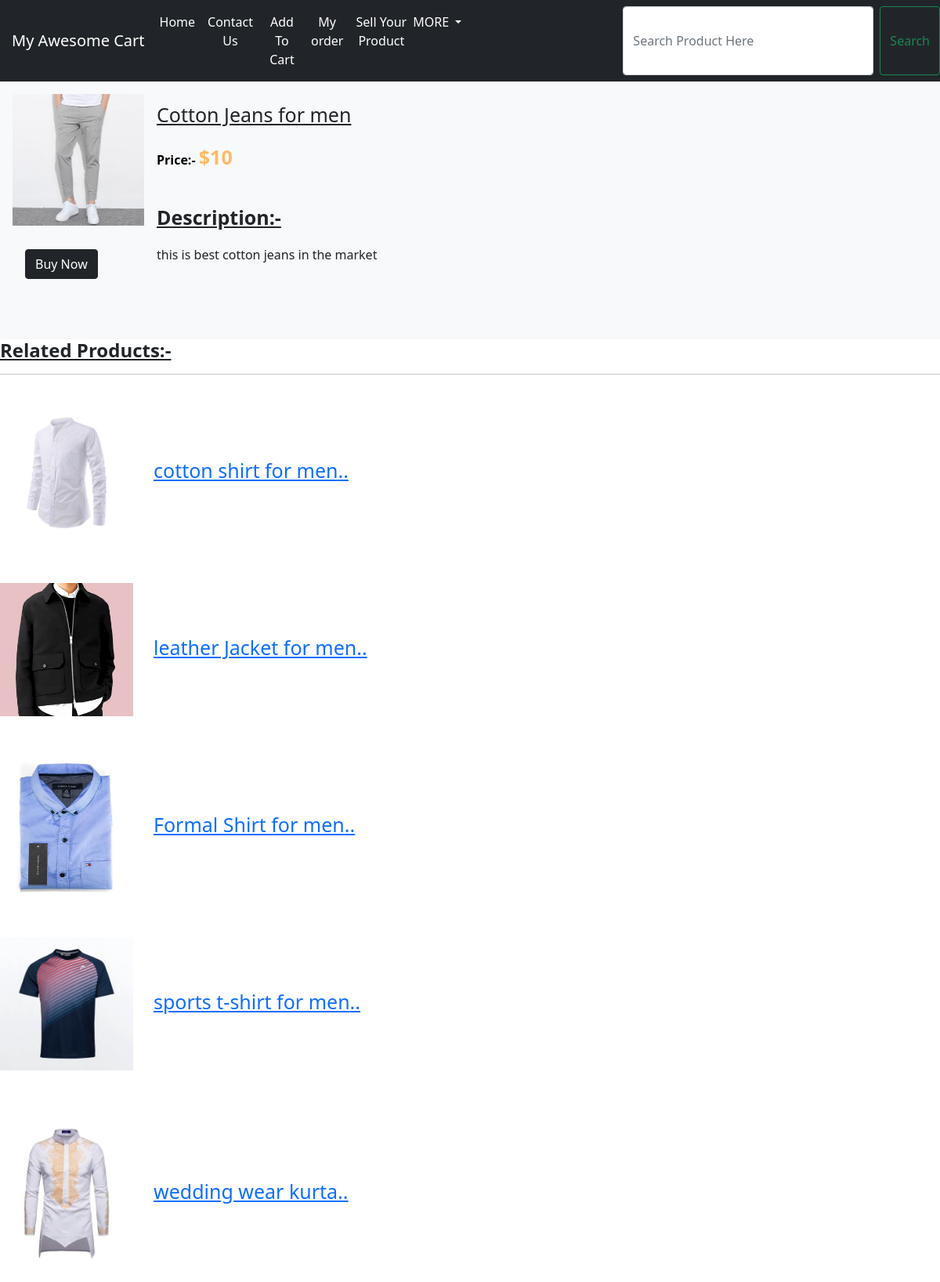
Screenshot of /shop/productview/24 with the database file from the repository.
### shop/models.py (models this page shows, shortened)
class Product(models.Model):
    product_id=models.AutoField
    product_name=models.CharField(max_length=150)
    category=models.CharField(max_length=30, default="")
    subcategory=models.CharField(max_length=50, default="")
    price=models.CharField(max_length=10, default="0")
    des=models.CharField(max_length=10000)
    admin_id=models.IntegerField(default="")
    image=models.ImageField(upload_to="shop/images")

### shop/views.py (the view, shortened to what this page needs)
# urls.py: path("productview/<int:myid>", views.prodview,        name="ProductView"),
def prodview(request, myid):
    product = Product.objects.filter(id=myid)
    prod=Product.objects.all()
    return render(request,'shop/prodview.html', {'product':product[0],'prod':prod})

### templates/shop/prodview.html (shortened to what this page needs)
{% extends 'shop/basic.html' %}
{% block body %}
<div class="row g-0 bg-light position-relative">
  <div class="col-md-2 mb-md-0 p-md-3">
    <img src="/media/{{product.image}}" class="w-100" alt="...">
    <a href="/shop/order/{{product.id}}"><button class="btn btn-dark mx-3" id="butt">Buy Now</button></a>
  </div>
  <div class="col-md-6 p-4 ps-md-0">
    <p class="mt-0" style="font-size:25px;"><u>{{product.product_name}}</u></p>
    <p><span style="color: #000000;"><b>Price:-</b><strong> <span style="color: #FFBA67;font-size:25px;">${{product.price}}</span></strong></span></p>
    <br>
    <p id ="des"><b><u>Description:-</u></b></p>{{product.des|safe}}
<br>
<br>
<br>
<br>
</div>
</div>
<h4><b><u>Related Products:-</b></u></h4>
<hr></hr>
    {% for prod in prod %}
    {% if prod.category == product.category and prod.product_name != product.product_name %}
    <h3><a href="/shop/productview/{{prod.id}}"><img src="/media/{{prod.image}}" width="170px"height="170px" id="img"></a>&nbsp;&nbsp;&nbsp;&nbsp;<a href="/shop/productview/{{prod.id}}">{{prod.product_name|slice:"0:22"}}..</a></img></h3><br>
    {% else %}
    <p></p>
      {% endif %}
      {% endfor %}
{% endblock %}

### templates/shop/basic.html (style rules this page uses)
@media (min-width: 780px) { .btn { position: relative; top:0px; } }

### templates/shop/prodview.html (style rules this page uses)
#butt { position: relative; top: 30px; }
#des { font-size:25px; }
h3 { font-size: 25px; }

### rows the page displays
Product: image (picture), product_name "Cotton Jeans for men", price "10", des "this is best cotton jeans in the market"
Product: image (picture), product_name "cotton shirt for men"
Product: image (picture), product_name "leather Jacket for men"
Product: image (picture), product_name "Formal Shirt for men"
Product: image (picture), product_name "sports t-shirt for men"
Product: image (picture), product_name "wedding wear kurta"
